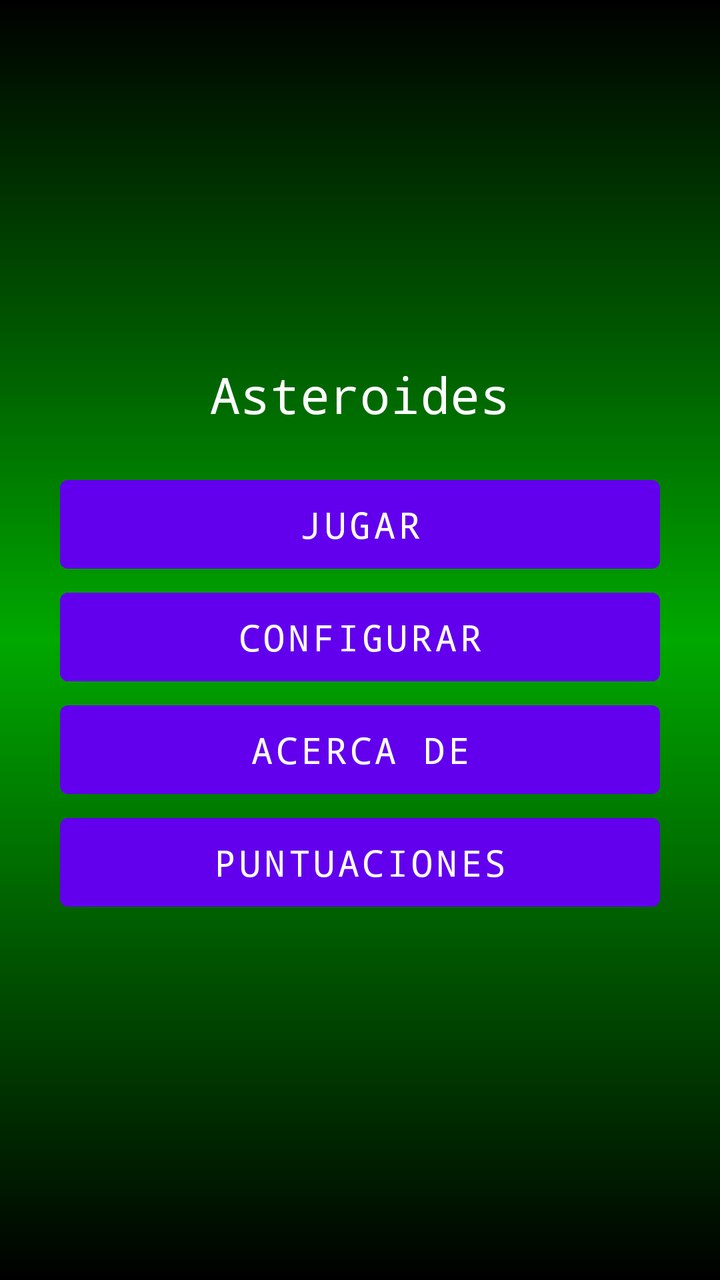
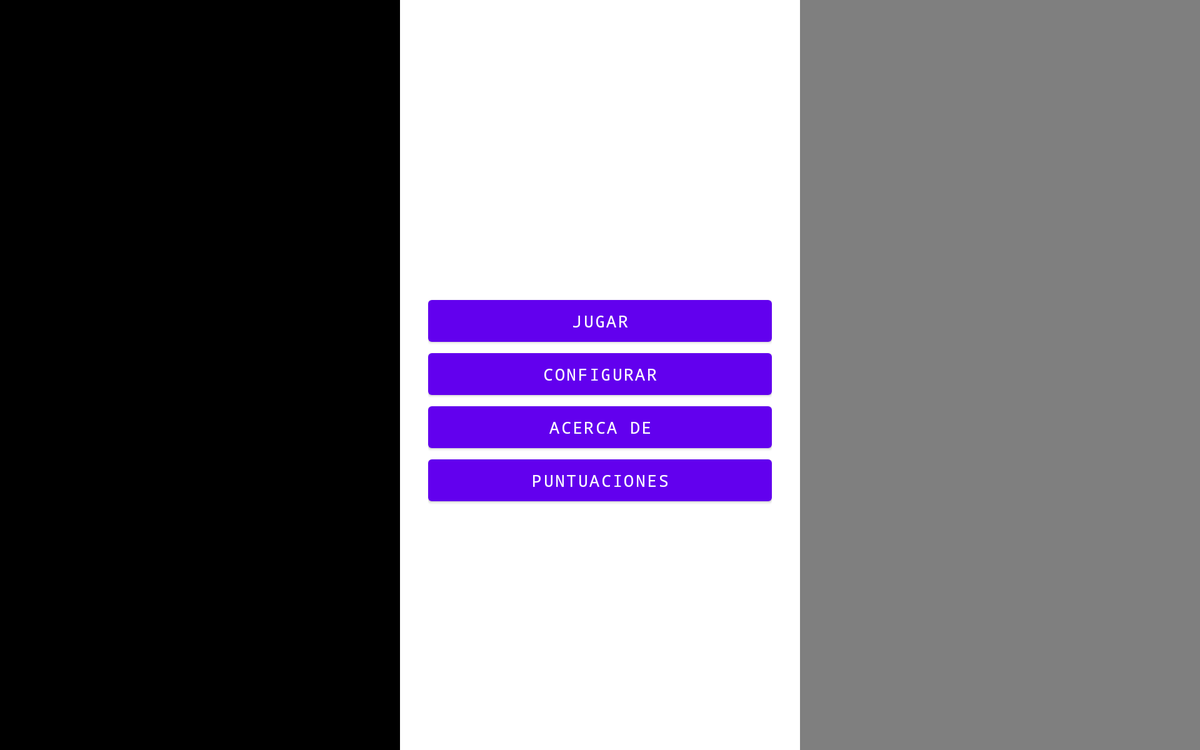

An Android layout and its configuration variant, each rendered on a device that would load it. The default file and the variant file are quoted in full after the pictures.
<!-- AndroidManifest.xml: fallback theme Theme.MaterialComponents.DayNight.NoActionBar -->
<!-- res/layout/main.xml -->
<LinearLayout xmlns:android="http://schemas.android.com/apk/res/android"
    xmlns:tools="http://schemas.android.com/tools"
    android:id="@+id/LinearLayout"
    android:layout_width="match_parent"
    android:layout_height="match_parent"
    android:background="@drawable/degradado"
    android:gravity="center"
    android:orientation="vertical"
    android:padding="30dp"
    tools:context=".Asteroides" >

    <TextView
        style="@style/TextoAsteroides"
        android:layout_width="wrap_content"
        android:layout_height="wrap_content"
        android:layout_gravity="center_horizontal"
        android:layout_marginBottom="20dp"
        android:text="@string/tituloAplicacion"
        android:textSize="25sp" />

    <Button
        android:id="@+id/botonJugar"
        style="@style/TextoAsteroides.Botones"
        android:layout_width="fill_parent"
        android:layout_height="wrap_content"
        android:text="@string/Arrancar" />

    <Button
        android:id="@+id/botonConfigurar"
        style="@style/TextoAsteroides.Botones"
        android:layout_width="fill_parent"
        android:layout_height="wrap_content"
        android:text="@string/Configurar" />

    <Button
        android:id="@+id/botonAcercaDe"
        style="@style/TextoAsteroides.Botones"
        android:layout_width="fill_parent"
        android:layout_height="wrap_content"
        android:text="@string/Acercade" />

    <Button
        android:id="@+id/botonPuntuaciones"
        style="@style/TextoAsteroides.Botones"
        android:layout_width="fill_parent"
        android:layout_height="wrap_content"
        android:text="@string/Puntuaciones" />

</LinearLayout>
<!-- resources referenced by this layout -->
<resources>
  <!-- drawable degradado (drawable) -->
  <shape 
    xmlns:android="http://schemas.android.com/apk/res/android">
  
  <gradient
         android:startColor="#000000"
         android:centerColor="#00A800"
         android:endColor="#000000"
         android:angle="270" />
  </shape>
  <string name="Acercade">Acerca de</string>
  <string name="Arrancar">Jugar</string>
  <string name="Configurar">Configurar</string>
  <string name="Puntuaciones">Puntuaciones</string>
  <string name="tituloAplicacion">Asteroides</string>
  <style name="TextoAsteroides" parent="@android:style/TextAppearance.Medium">
         <item name="android:layout_width">fill_parent</item>
         <item name="android:layout_height">wrap_content</item>
         <item name="android:textColor">#FFFFFF</item>
         <item name="android:typeface">monospace</item>
  	</style>
  <style name="TextoAsteroides.Botones" parent="TextoAsteroides">
  	    <item name="android:padding">10dp</item>
  	</style>
</resources>
<!-- res/layout-xlarge-land/main.xml (the repository's variant of the layout above) -->
<!-- drawn on a large tablet held sideways -->
<LinearLayout xmlns:android="http://schemas.android.com/apk/res/android"
    xmlns:tools="http://schemas.android.com/tools"
        android:layout_width="match_parent"
        android:layout_height="wrap_content"
        android:orientation="horizontal" >

        <View
            android:layout_width="fill_parent"
            android:layout_height="wrap_content"
            android:layout_weight="1"
            android:background="#FF000000" />

<LinearLayout
    android:id="@+id/LinearLayout"
    android:layout_width="match_parent"
    android:layout_height="match_parent"
    android:layout_weight="1"
    android:gravity="center"
    android:orientation="vertical"
    android:padding="30dp"
    tools:context=".Asteroides" >

    <TextView
        style="@style/TextoAsteroides"
        android:layout_width="wrap_content"
        android:layout_height="wrap_content"
        android:layout_gravity="center_horizontal"
        android:layout_marginBottom="20dp"
        android:text="@string/tituloAplicacion"
        android:textSize="25sp" />

    <Button
        android:id="@+id/botonJugar"
        style="@style/TextoAsteroides.Botones"
        android:layout_width="fill_parent"
        android:layout_height="wrap_content"
        android:text="@string/Arrancar" />

    <Button
        android:id="@+id/botonConfigurar"
        style="@style/TextoAsteroides.Botones"
        android:layout_width="fill_parent"
        android:layout_height="wrap_content"
        android:text="@string/Configurar" />

    <Button
        android:id="@+id/botonAcercaDe"
        style="@style/TextoAsteroides.Botones"
        android:layout_width="fill_parent"
        android:layout_height="wrap_content"
        android:text="@string/Acercade" />

    <Button
        android:id="@+id/botonPuntuaciones"
        style="@style/TextoAsteroides.Botones"
        android:layout_width="fill_parent"
        android:layout_height="wrap_content"
        android:text="@string/Puntuaciones" />

</LinearLayout>

        <View
            android:layout_width="fill_parent"
            android:layout_height="wrap_content"
            android:layout_weight="1"
            android:background="#80000000" />

    </LinearLayout>
<!-- resources referenced by the variant -->
<!-- as a large tablet held sideways resolves them -->
<resources>
  <string name="Acercade">Acerca de</string>
  <string name="Arrancar">Jugar</string>
  <string name="Configurar">Configurar</string>
  <string name="Puntuaciones">Puntuaciones</string>
  <string name="tituloAplicacion">Asteroides</string>
  <style name="TextoAsteroides" parent="@android:style/TextAppearance.Medium">
         <item name="android:layout_width">fill_parent</item>
         <item name="android:layout_height">wrap_content</item>
         <item name="android:textColor">#FFFFFF</item>
         <item name="android:typeface">monospace</item>
  	</style>
  <style name="TextoAsteroides.Botones" parent="TextoAsteroides">
  	    <item name="android:padding">10dp</item>
  	</style>
</resources>
